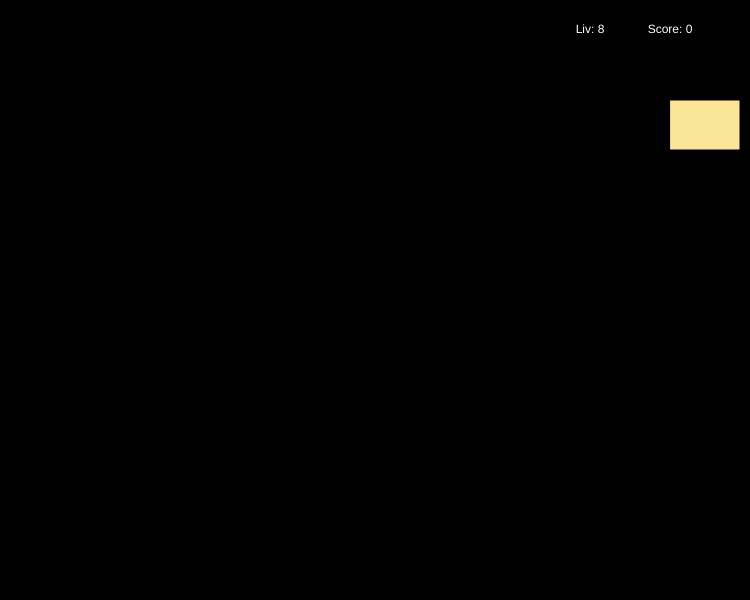
Frame 1 (no input)
Frame 60 (no input): identical to frame 1, image omitted
Frame 120 (the mouse pressed at the canvas centre since frame 60): identical to frame 1, image omitted

The p5.js sketch that drew this single still picture (run headless with seeded random() and noise() and a simulated clock; from frame 60 on, the mouse is pressed at the canvas centre):

// p5.js sketch
// ── sketch.js
/*
Først laver vi nogle variable til at lave en appelsin:
 - en kugle som vi vil skyde afsted og fange i en turban
*/

// Appelsinen
const grav = 0.1; // acceleration i nedadgående retning, lige som tyngde
let x = 0; 
let y = 520;
const rad = 20;
let yspeedmax;
let farttid;
let xspeedmax;
let yspeed;
let xspeed;
let newspeed;
const col = [220,110,0];
// Turbanen
let turban;
// Øvrige
let tid = 150;
let score = 0;
let missed = 0;
let liv = 8;
let spilIgang = true;   //flag

/* 
 * 
 */
function setup() {  // kører kun en gang, når programmet startes
    createCanvas(750, 600);

    textAlign(CENTER, CENTER);

    shootNew()
    x = rad;
    // parametrene til Kurv-konstruktøren er (x, y, bredde, dybde, speed)
    turban = new Kurv(670, 100, 70, 50, 10);
}

function draw() {
    background(0);
    
    if (spilIgang) {
        move();
        checkScore();
        display();
        if (keyIsDown(UP_ARROW)) {
            turban.moveY(-5);
        }
        if (keyIsDown(DOWN_ARROW)) {
            turban.moveY(5);
        }    
        if (keyIsDown(LEFT_ARROW)) {
            turban.moveX(-5);
        }
        if (keyIsDown(RIGHT_ARROW)) {
            turban.moveX(5);
        } 
    }
    else {  // så er Game Over det der skal vises
        fill(col);
        textSize(46);
        text("Game Over",width/2 + random(-5,5), height/2 + random(3 ));
        text("Score: "+score, width/2, height/2 + 50);
        text("Missede appelsiner: "+missed,width/2, height/2 + 100)
    }
}

function display() {
    fill(255);
    textSize(12);
    text("Score: "+score, width-80, 30);
    text("Liv: " + liv, width-160, 30);
    
    //Her skal vi sørge for at appelsinen bliver vist, hvis den skal vises
    if(tid > 0) {
        tid -= 1;
    }
    if (tid < 100) {
        fill(col);
        ellipse(x, y, rad*2, rad*2);

    }

    // Her vises turbanen - foreløbig blot en firkant
    turban.tegn();
}
    
function move() {
    //Her skal vi sørge for at appelsinen bevæger sig, hvis den er startet
    if (tid <= 0) {
        x += xspeed;
        y += yspeed;
        yspeed += grav;
    }
    if (x > width || y > height) {
        missed += 1;
        liv -= 1;
        if (liv < 1) {
            spilIgang = false;
        }
        shootNew();
    }
}

function checkScore() {
    // Her checkes om turbanen har fanget appelsinen. Hvis ja, skydes en ny appelsin afsted
    if (yspeed > 0) {
        if (turban.grebet(x, y, rad)) {
            score += 1;
            shootNew(); 
        }
    }
}
    
function shootNew() {
    //Her skal vi sørge for at en ny appelsin skydes afsted 
    x = rad;
    //y = 520;
    y = Math.floor(Math.random()*550);
    yspeedmax = -(Math.sqrt(2*grav*(y-rad)));
    farttid = (-yspeedmax+Math.sqrt(2*grav*730+yspeedmax*yspeedmax))/grav
    xspeedmax = 730/farttid

    yspeed = random(yspeedmax,-1);
    farttid = (-yspeed+Math.sqrt(2*grav*730+yspeed*yspeed))/grav
    xspeed = random(730/farttid,2)
    tid = random(400);
    console.log(yspeed)
    console.log(farttid)
    console.log(xspeed)
}


function keyPressed() {
    // Funktionen gør ingenting lige nu
    return false;  // Forebygger evt. browser default behaviour
}

/*
OPGAVER
 Opgave 1 - undersøg hvad variablerne  grav  og  tid  bruges til, og hvor.
            Skriv det i kommentarer, prøv at se hvad der sker, når
            I laver dem om. 

 Opgave 2 - lav programmet om så det er tilfældigt hvor højt oppe 
            på venstre kan appelsinerne starter. Overvej om man kan 
            sikre, at appelsinen ikke ryger ud af skærmens top men 
            stadig har en "pæn" bane.

 Opgave 3 - ret programmet til, så det også angives hvor mange 
            appelsiner man IKKE greb med turbanen

 Opgave 4 - Undersøg hvad scriptet  kurv.js  er og gør, og forklar 
            lidt mere detaljeret end det er gjort nu hvad sammenhængen 
            mellem dette script og turbanen i  sketch.js  er. 
            Skriv det som kommentarer i toppen af  kurv.js
            Prøv jer frem med forskellige løsninger for hvor hurtigt 
            turbanen skal rykke. 

 Opgave 5 - Find et billede af en turban og sæt det ind i stedet 
            for firkanten. Find eventuelt også en lyd, der kan afspilles, 
            når appelsinen gribes. Se gerne i "p5 Reference" hvordan, 
            hvis ikke I kan huske det:   https://p5js.org/reference/
            
 Opgave 6 - Lav en Appelsin-klasse, lige som der er en Kurv-klasse. 
            Flyt koden til appelsinen ud i et selvstændigt script.
            Overvej hvad det skal hedde, og hvilke variabler og funktioner, 
            der skal lægges over i det nye script, herunder hvordan det 
            kommer til at berøre turbanen. Skriv jeres overvejelser i 
            kommentarerne

 Opgave 7 - Ret programmet til, så der kan være flere appelsiner i 
            luften på en gang, dvs. at der kan skydes en ny appelsin
            afsted før den foregående er forsvundet. Overvej hvordan 
            og hvor hurtigt de skal skydes af, for at det kan gøre spillet
            sjovere og mere udfordrende, og forklar jeres tanker
            i kommentarerne

 Opgave 8 - Ret programmet til, så det kan vindes og/eller tabes ved
            at man griber eller misser et antal appelsiner. Sørg for 
            at der vises en "Game Over"-skærm, som fortæller om man 
            vandt eller tabte, og som giver mulighed for at starte et
            nyt spil. Se evt. om I kan lave en løsning så turbanens
            bevægelseshastighed, skydetempoet med appelsinerne og andre
            ting kan justeres mens man spiller. Lav evt. programmet om, 
            så man kan flytte turbanen med musen


*/

// ── kurv.js
/*
 * Dette script definerer klassen Kurv
*/

// Her er en ændring committed med git

class Kurv {
    /* Den første del er en "konstruktør".
     * Den tager parametrene og konstruerer et nyt objekt 
     * ud fra dem. Værdierne huskes som hørende til netop 
     * dette objekt ved hjælp af nøgleordet this
     */
    constructor(x, y, bredde, dybde, speed) {
        this.x = x;
        this.y = y;
        this.bred = bredde;
        this.dyb = dybde;
        this.speed = speed;
        this.col = [250,230,150];
    }   
    
    /* Tegner kurven. Her kan evt. sættes et billede ind i stedet
     */
    tegn = function() {
        fill(this.col);
        rect(this.x, this.y, this.bred, this.dyb);
    }

    /* Flytter kurvens position
     */
    moveX = function(flyt) {
        this.x += flyt;
        if (this.x < 0) {this.x = 0;};
        if (this.x > width-this.bred) {this.x = width - this.bred;};
    }

    moveY = function(flyt) {
        this.y += flyt;
        if (this.y < 0) {this.y = 0;};
        if (this.y > height-this.dyb) {this.y = height - this.dyb;};
    }

    /* Tjekker om bolden/appelsinen er grebet ved at se om den rammer
     * "rent" ned gennem kurvens overkant. Parametrene er hhv. boldens
     * midtpunkts koordinater og boldens radius
     */
    grebet = function(xa, ya, ra) {
        if ((ya < this.y+3 && ya > this.y-3) && xa > this.x+ra && xa < this.x+this.bred-ra) {
            return true;
        }
        else {
            return false;
        }
    }

} 
